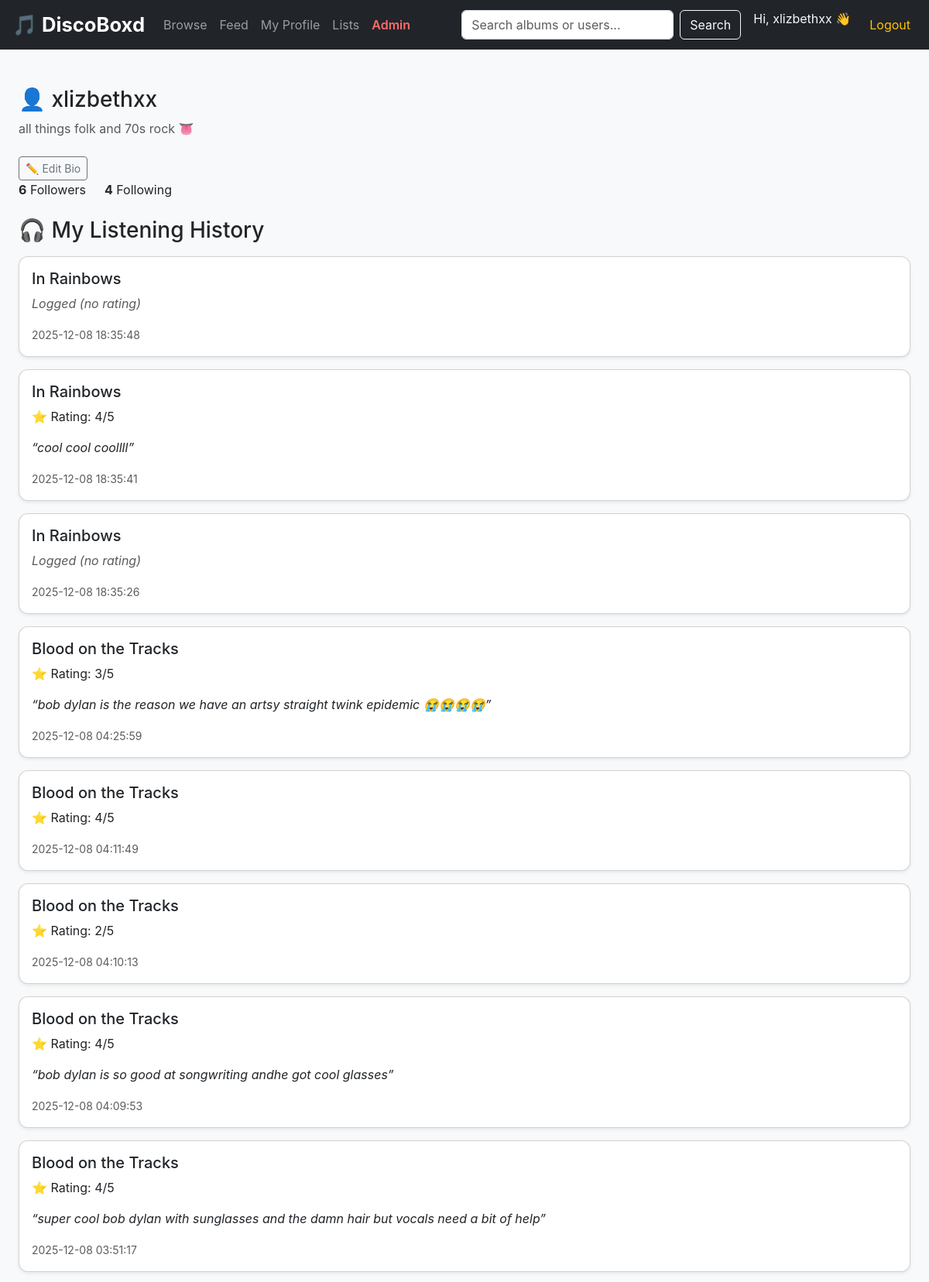
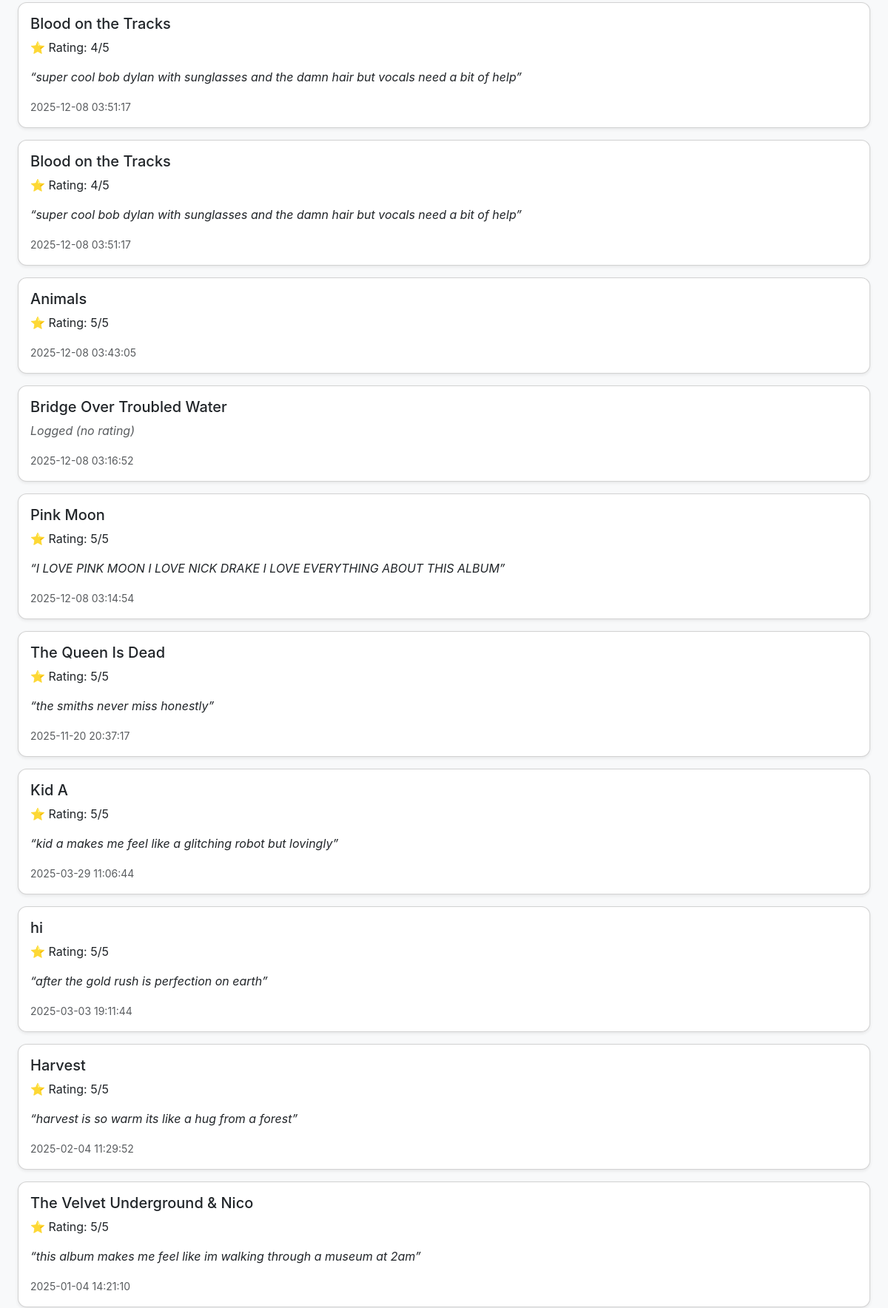
Screenshot of /profile (signed in, upper part) with the database file from the repository (2 pictures, top to bottom).
### tables this page shows
CREATE TABLE users (
    id INTEGER PRIMARY KEY AUTOINCREMENT,
    username TEXT UNIQUE NOT NULL,
    email TEXT UNIQUE NOT NULL,
    password_hash TEXT NOT NULL,
    user_bio TEXT,
    join_date DATETIME DEFAULT CURRENT_TIMESTAMP
, is_admin INTEGER DEFAULT 0);

CREATE TABLE logs (
    id INTEGER PRIMARY KEY AUTOINCREMENT,
    user_id INTEGER NOT NULL,
    album_id INTEGER NOT NULL,
    rating INTEGER CHECK (rating >= 1 AND rating <= 5),
    review TEXT,
    listened_date DATETIME DEFAULT CURRENT_TIMESTAMP,
    is_relistened INTEGER DEFAULT 0,
    FOREIGN KEY (user_id) REFERENCES users(id) ON DELETE CASCADE,
    FOREIGN KEY (album_id) REFERENCES albums(id) ON DELETE CASCADE
);

CREATE TABLE albums (
    id INTEGER PRIMARY KEY AUTOINCREMENT,
    title TEXT NOT NULL,
    release_year INTEGER,
    cover_image TEXT
);

### app.py (the view)
@app.route("/profile")
def profile():
    if not session.get("user_id"):
        return redirect(url_for("login"))
    user_id = session["user_id"]
    conn = connect_db()
    cur = conn.cursor()
    cur.execute("SELECT * FROM users WHERE id = ?", (user_id,))
    user = cur.fetchone()
    cur.execute("""
        SELECT a.title, l.rating, l.review, l.listened_date
        FROM logs l
        JOIN albums a ON l.album_id = a.id
        WHERE l.user_id = ?
        ORDER BY l.listened_date DESC;
    """, (user_id,))
    logs = cur.fetchall()
    cur.execute("""
        SELECT l.id, l.name, l.is_public, COUNT(la.album_id) AS album_count
        FROM lists l
        LEFT JOIN list_albums la ON l.id = la.list_id
        WHERE l.user_id = ?
        GROUP BY l.id, l.name, l.is_public;
    """, (user_id,))
    lists = cur.fetchall()
    cur.execute("""
        SELECT COUNT(*) FROM user_follows WHERE following_id = ?;
    """, (user_id,))
    follower_count = cur.fetchone()[0]
    cur.execute("""
        SELECT COUNT(*) FROM user_follows WHERE follower_id = ?;
    """, (user_id,))
    following_count = cur.fetchone()[0]
    conn.close()
    return render_template(
        "profile.html",
        user=user,
        logs=logs,
        lists=lists,
        follower_count=follower_count,
        following_count=following_count
)

### app.py (called while the page is built)
def connect_db():
    conn = sqlite3.connect(DB_PATH)
    conn.row_factory = sqlite3.Row
    return conn

### templates/profile.html (shortened to what this page needs)
{% extends "layout.html" %}
{% block content %}
<div class="container mt-4">
    <div class="mb-4">
        <h3>👤 {{ user['username'] }}</h3>
        {% if user['user_bio'] %}
            <p class="text-muted">{{ user['user_bio'] }}</p>
        {% else %}
            <p class="text-muted fst-italic">No bio yet.</p>
        {% endif %}
        <button class="btn btn-sm btn-outline-secondary mt-2"
                data-bs-toggle="modal"
                data-bs-target="#bioModal">
            ✏️ Edit Bio
        </button>
        <div class="d-flex gap-4 mb-3">
            <a href="{{ url_for('followers', user_id=user['id']) }}"
            class="text-decoration-none text-dark">
                <strong>{{ follower_count }}</strong> Followers
            </a>
            <a href="{{ url_for('following', user_id=user['id']) }}"
            class="text-decoration-none text-dark">
                <strong>{{ following_count }}</strong> Following
            </a>
        </div>
    </div>
    <h3 class="mt-4 mb-3">🎧 My Listening History</h3>
    {% if logs %}
        {% for log in logs %}
        <div class="card mb-3 shadow-sm">
            <div class="card-body">
                <h5 class="card-title">{{ log['title'] }}</h5>
                {% if log['rating'] %}
                    <p class="card-text">⭐ Rating: {{ log['rating'] }}/5</p>
                {% else %}
                    <p class="card-text fst-italic text-muted">Logged (no rating)</p>
                {% endif %}
                {% if log['review'] %}
                    <p class="card-text fst-italic">
                        “{{ log['review'] }}”
                    </p>
                {% endif %}
                <p class="card-text">
                    <small class="text-muted">
                        {{ log['listened_date'] }}
                    </small>
                </p>
            </div>
        </div>
        {% endfor %}
    {% else %}
        <div class="alert alert-info">
            You haven't logged any albums yet.
        </div>
    {% endif %}
</div>
{% endblock %}

### templates/layout.html (shortened to what this page needs)
<!DOCTYPE html>
<html lang="en">
<head>
    <link href="https://cdn.jsdelivr.net/npm/bootstrap@5.3.2/dist/css/bootstrap.min.css"
          rel="stylesheet">
    <link rel="stylesheet" href="{{ url_for('static', filename='styles.css') }}">
</head>
<body class="bg-light">
<nav class="navbar navbar-expand-lg navbar-dark bg-dark px-3">
    <a class="navbar-brand fw-bold" href="{{ url_for('albums') }}">
        🎵 DiscoBoxd
    </a>
    <div class="collapse navbar-collapse" id="navbarNav">
        <ul class="navbar-nav me-auto">
            <li class="nav-item">
                <a class="nav-link" href="{{ url_for('albums') }}">Browse</a>
            </li>
            {% if session.get("user_id") %}
            <li class="nav-item">
                <a class="nav-link" href="{{ url_for('feed') }}">Feed</a>
            </li>
            <li class="nav-item">
                <a class="nav-link" href="{{ url_for('profile') }}">My Profile</a>
            </li>
            <li class="nav-item">
                <a class="nav-link" href="{{ url_for('browse_lists') }}">Lists</a>
            </li>
            {% if session.get('is_admin') == 1 or session.get('is_admin') == True %}
            <li class="nav-item">
                <a class="nav-link text-danger" href="{{ url_for('admin_dashboard') }}">Admin</a>
            </li>
            {% endif %}
            {% endif %}
        </ul>
        <form class="d-flex me-3" method="POST" action="{{ url_for('search') }}">
            <input class="form-control me-2" type="search" name="term"
                   placeholder="Search albums or users..." required>
            <button class="btn btn-outline-light" type="submit">Search</button>
        </form>
        <ul class="navbar-nav">
            {% if session.get("user_id") %}
                <li class="nav-item">
                    <span class="navbar-text me-3 text-light">
                        Hi, {{ session["username"] }} 👋
                    </span>
                </li>
                <li class="nav-item">
                    <a class="nav-link text-warning" href="{{ url_for('logout') }}">
                        Logout
                    </a>
                </li>
            {% endif %}
        </ul>
    </div>
</nav>
<div class="container py-4">
    {% block content %}
    {% endblock %}
</div>
</body>
</html>

### static/styles.css (style rules this page uses)
body { background-color: #f5f5f7; font-family: 'Inter', Arial, sans-serif; }
.navbar-brand { font-weight: 700; font-size: 1.6rem; }
.card { border-radius: 12px; overflow: hidden; }
.container { max-width: 1200px; }
.nav-link.text-danger { color: #ff6b6b !important; font-weight: 600; }

### rows the page displays
users: username "xlizbethxx", user_bio "all things folk and 70s rock 👅"
logs: title "In Rainbows", shows "Logged (no rating)", listened_date "2025-12-08 18:35:48"
logs: title "In Rainbows", rating "4", review "cool cool coollll", listened_date "2025-12-08 18:35:41"
logs: title "In Rainbows", shows "Logged (no rating)", listened_date "2025-12-08 18:35:26"
logs: title "Blood on the Tracks", rating "3", review "bob dylan is the reason we have an artsy straight twink epidemic 😭😭😭😭", listened_date "2025-12-08 04:25:59"
logs: title "Blood on the Tracks", rating "4", listened_date "2025-12-08 04:11:49"
logs: title "Blood on the Tracks", rating "2", listened_date "2025-12-08 04:10:13"
logs: title "Blood on the Tracks", rating "4", review "bob dylan is so good at songwriting andhe got cool glasses", listened_date "2025-12-08 04:09:53"
logs: title "Blood on the Tracks", rating "4", review "super cool bob dylan with sunglasses and the damn hair but vocals need a bit of help", listened_date "2025-12-08 03:51:17"
logs: title "Blood on the Tracks", rating "4", review "super cool bob dylan with sunglasses and the damn hair but vocals need a bit of help", listened_date "2025-12-08 03:51:17"
logs: title "Blood on the Tracks", rating "4", review "super cool bob dylan with sunglasses and the damn hair but vocals need a bit of help", listened_date "2025-12-08 03:51:17"
logs: title "Animals", rating "5", listened_date "2025-12-08 03:43:05"
logs: title "Bridge Over Troubled Water", shows "Logged (no rating)", listened_date "2025-12-08 03:16:52"
logs: title "Pink Moon", rating "5", review "I LOVE PINK MOON I LOVE NICK DRAKE I LOVE EVERYTHING ABOUT THIS ALBUM", listened_date "2025-12-08 03:14:54"
logs: title "The Queen Is Dead", rating "5", review "the smiths never miss honestly", listened_date "2025-11-20 20:37:17"
logs: title "Kid A", rating "5", review "kid a makes me feel like a glitching robot but lovingly", listened_date "2025-03-29 11:06:44"
logs: title "hi", rating "5", review "after the gold rush is perfection on earth", listened_date "2025-03-03 19:11:44"
logs: title "Harvest", rating "5", review "harvest is so warm its like a hug from a forest", listened_date "2025-02-04 11:29:52"
logs: title "The Velvet Underground & Nico", rating "5", review "this album makes me feel like im walking through a museum at 2am", listened_date "2025-01-04 14:21:10"

### other values shown
{{ follower_count }} "6"
{{ following_count }} "4"
